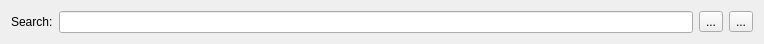
<?xml version="1.0" encoding="UTF-8"?>
<ui version="4.0">
 <class>TextSearch</class>
 <widget class="QWidget" name="TextSearch">
  <property name="geometry">
   <rect>
    <x>0</x>
    <y>0</y>
    <width>764</width>
    <height>38</height>
   </rect>
  </property>
  <property name="windowTitle">
   <string>Form</string>
  </property>
  <layout class="QHBoxLayout" name="horizontalLayout">
   <item>
    <widget class="QLabel" name="label">
     <property name="text">
      <string>Search:</string>
     </property>
    </widget>
   </item>
   <item>
    <widget class="QLineEdit" name="textSearch"/>
   </item>
   <item>
    <widget class="QToolButton" name="btnBack">
     <property name="text">
      <string>...</string>
     </property>
     <property name="icon">
      <iconset resource="../Core/resources/xqe_resource.qrc">
       <normaloff>:/left-arrow.svg</normaloff>:/left-arrow.svg</iconset>
     </property>
    </widget>
   </item>
   <item>
    <widget class="QToolButton" name="btnForward">
     <property name="text">
      <string>...</string>
     </property>
     <property name="icon">
      <iconset resource="../Core/resources/xqe_resource.qrc">
       <normaloff>:/right-arrow.svg</normaloff>:/right-arrow.svg</iconset>
     </property>
    </widget>
   </item>
  </layout>
 </widget>
 <resources>
  <include location="../Core/resources/xqe_resource.qrc"/>
 </resources>
 <connections/>
</ui>
